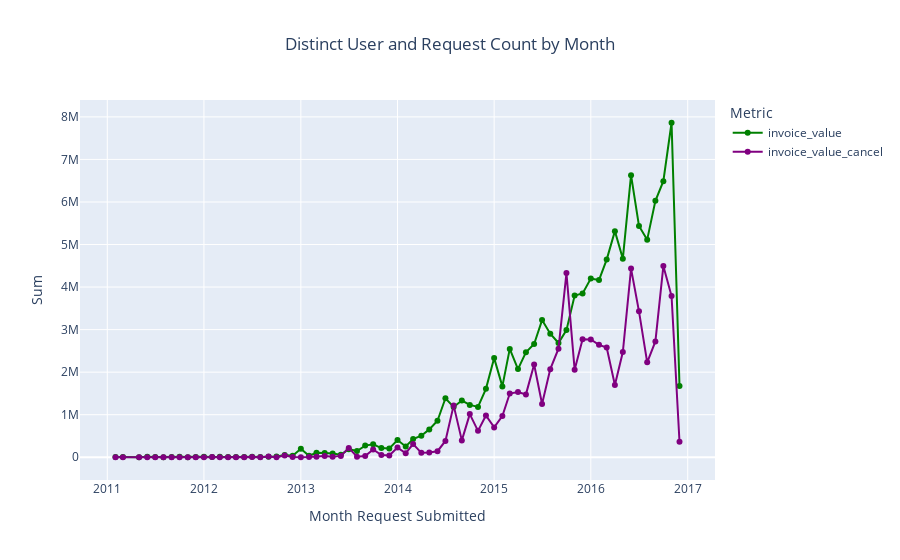

Notebook code for this chart:
### Code cell
# Create the time line graph with the key metrics
fig2 = px.line(
    result_df,
    x='month_request_submitted',
    y=['invoice_value', 'invoice_value_cancel'],
    markers=True,
    title='Distinct User and Request Count by Month',
    labels={
        'month_request_submitted': 'Month Request Submitted',
        'value': 'Sum',
        'variable': 'Metric'
    },
    color_discrete_map = {'invoice_value':'green', 'invoice_value_cancel':'purple'}
)

fig2.update_layout(
    title={'x': 0.5},
)

fig2.show()
